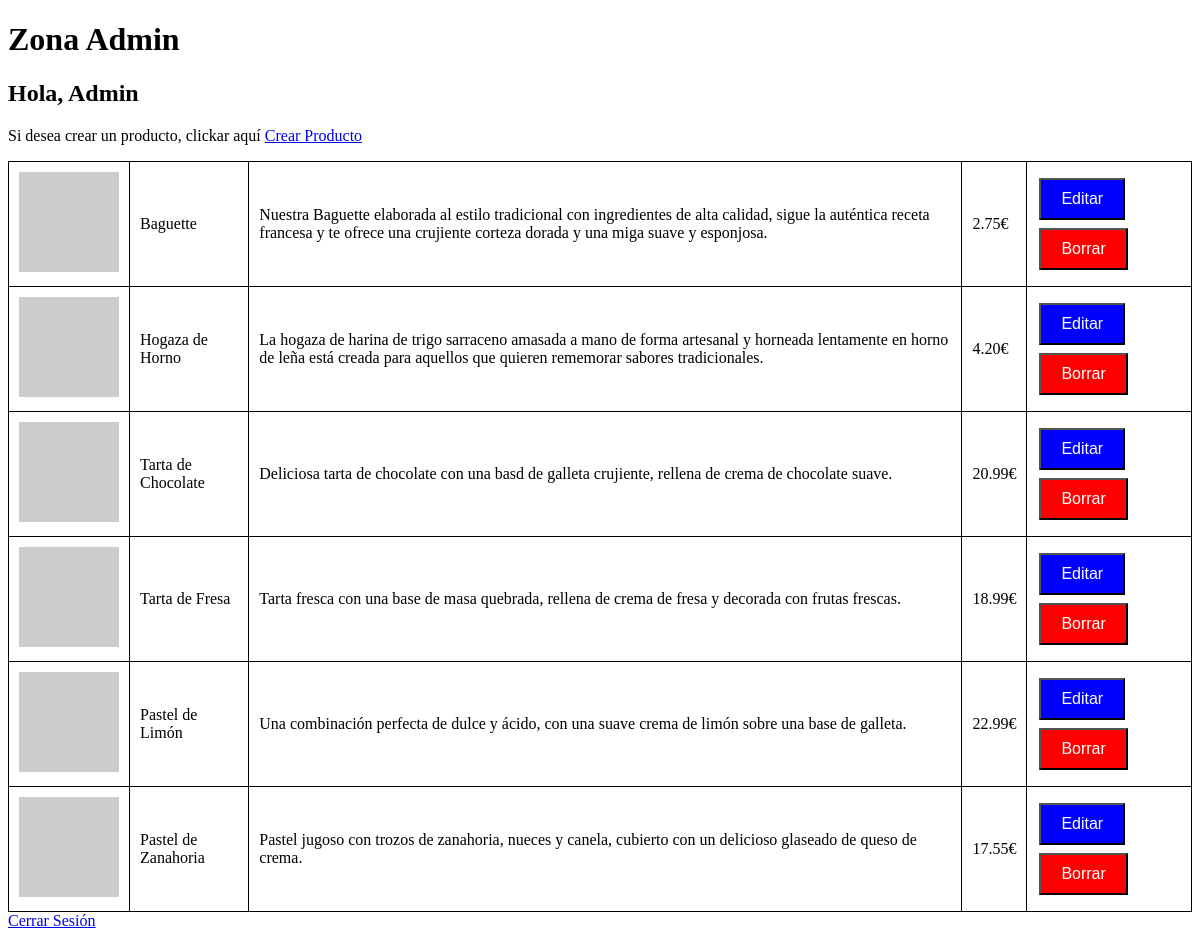
Page /admin/index.php (signed in) on the committed database.
### tables this page shows
CREATE TABLE `productos` (
  `id` int NOT NULL AUTO_INCREMENT,
  `nombre` varchar(45) DEFAULT NULL,
  `descripcion` varchar(255) DEFAULT NULL,
  `precio` decimal(4,2) DEFAULT NULL,
  `categorias_id` int NOT NULL,
  `imagen` longblob,
  PRIMARY KEY (`id`),
  KEY `fk_Productos_Categorias_idx` (`categorias_id`),
  CONSTRAINT `fk_Productos_Categorias` FOREIGN KEY (`categorias_id`) REFERENCES `categorias` (`id`)
);

### admin/index.php (the view, shortened to what this page needs)
<?php
function listarPanaderia()
{
    $bd = conectarDB();
    $consulta = $bd->prepare("SELECT id, nombre, descripcion, precio, imagen FROM productos");
    $consulta->execute();
    $resultado = $consulta->get_result();
?>
    <table>
        <h1>Zona Admin</h1>
        <h2>Hola, <?php echo $_SESSION['nombre'] ?></h2>
        <p>Si desea crear un producto, clickar aquí <a href="./propiedades/crear.php">Crear Producto</a></p>
        <?php while ($row = $resultado->fetch_assoc()) : ?>
            <tr>
                <?php
                if (!empty($row['imagen'])) {
                    echo "<td><img src='../imagenes/" . $row['imagen'] . "' width='100'></td>";
                } else {
                    echo "<td><img src='https://via.placeholder.com/150' width='100'></td>";
                }
                ?>
                <td><?= $row['nombre'] ?></td>
                <td><?= $row['descripcion'] ?></td>
                <td><?= $row['precio'] ?>€</td>
                <td>
                    <form action='<?= htmlspecialchars($_SERVER["PHP_SELF"]) ?>' method='post' style='display: inline;'>
                        <button type='submit' class='edit' name='editar'>Editar</button>
                    </form>
                    <form action='<?= htmlspecialchars($_SERVER["PHP_SELF"]) ?>' method='post' style='display: inline;'>
                        <button type='submit' class='delete' name='borrar'>Borrar</button>
                    </form>
                </td>
            </tr>
        <?php endwhile; ?>
    </table>
<?php
}
?>
<!DOCTYPE html>
<html>
<head>
    <link rel="stylesheet" type="text/css" href="../styles/admin.css">
</head>
<body>
    <?php listarPanaderia(); ?>
    <a href='../../index.php?logout=true'>Cerrar Sesión</a>
</body>
</html>

### styles/admin.css (style rules this page uses)
table { width: 100%; border-collapse: collapse; }
td { border: 1px solid #000; padding: 10px; }
button { color: white; padding: 10px 20px; text-align: center; text-decoration: none; display: inline-block; font-size: 16px; margin: 4px 2px; cursor: pointer; }
.edit { background-color: blue; }
.delete { background-color: red; }

### rows in the picture
productos: nombre "Baguette", descripcion "Nuestra Baguette elaborada al estilo tradicional con ingredientes de alta calidad, sigue la auténtica receta francesa y te ofrece una crujiente corteza dorada y una miga suave y esponjosa.", precio "2.75"
productos: nombre "Hogaza de Horno", descripcion "La hogaza de harina de trigo sarraceno amasada a mano de forma artesanal y horneada lentamente en horno de leña está creada para aquellos que quieren rememorar sabores tradicionales.", precio "4.20"
productos: nombre "Tarta de Chocolate", descripcion "Deliciosa tarta de chocolate con una basd de galleta crujiente, rellena de crema de chocolate suave.", precio "20.99"
productos: nombre "Tarta de Fresa", descripcion "Tarta fresca con una base de masa quebrada, rellena de crema de fresa y decorada con frutas frescas.", precio "18.99"
productos: nombre "Pastel de Limón", descripcion "Una combinación perfecta de dulce y ácido, con una suave crema de limón sobre una base de galleta.", precio "22.99"
productos: nombre "Pastel de Zanahoria", descripcion "Pastel jugoso con trozos de zanahoria, nueces y canela, cubierto con un delicioso glaseado de queso de crema.", precio "17.55"

### other values in the picture
$_SESSION['nombre'] "Admin"
